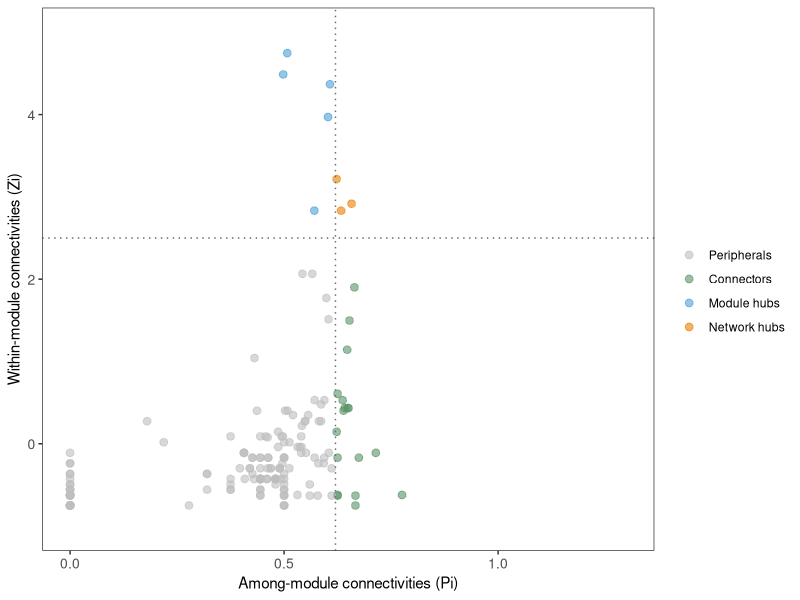
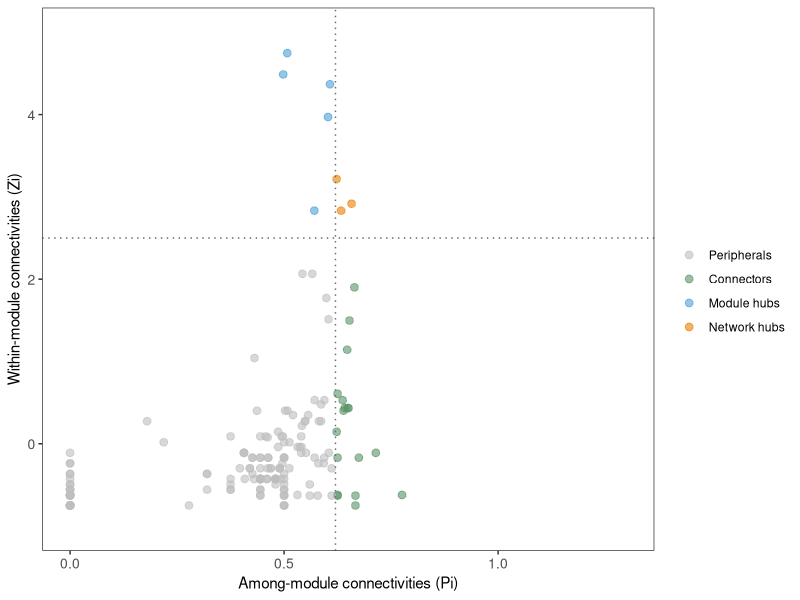

Write the R code that produced these figures, in order.
library(dplyr)
myTable=read.csv("inter_sparcc0.75_cytoscape.csv")
nodesList=read.csv("Node_list.csv")

newTable = myTable
colnames(newTable) = c("Target","Source","corrWeight","Type")
newTable = cbind(newTable$Source,newTable$Target,
newTable$corrWeight,
as.character(newTable$Type))
colnames(newTable) = c("Source","Target","corrWeight","Type")
newTable = as.data.frame(newTable, stringsAsFactors=FALSE)

myTable2 = rbind(newTable,myTable)
#Combine nodesList to the myTable2 to make it easier subset the table
Source = nodesList %>% as.data.frame()
colnames(Source) = c("Source","SourceCommunity")
myTable2 = merge(myTable2,Source)
Target = nodesList %>% as.data.frame()
colnames(Target) = c("Target","TargetCommunity")
myTable2 = merge(myTable2,Target)
colnames(myTable2) = c("Target","Source","Weight",
"Type","SourceCommunity","TargetCommunity")
myTable = myTable2

# Before Zi-Pi plot calculations, a little variable clean up
rm(myTable2,Source, Target, newTable)
# Create Zi-Pi table
final_table = matrix(NA, ncol = 3, nrow = length(nodesList$Id)) %>% as.data.frame(.,stringsAsFactors=FALSE)
colnames(final_table) = c("Id","Zi","Pi")
myCommunities = unique(myTable$SourceCommunity) %>% as.character(.)
#Zi calculations
for (x in (1:length(myCommunities))){
## Leave only edges coming nodes from the same community
myComm = myCommunities[x] %>% as.character(.)
currentComm = subset(myTable, SourceCommunity==myComm)
currentComm = subset(currentComm, TargetCommunity==myComm)
if (dim(currentComm)[1] == 0){next} #Break out if the current Community has only negative edges to other nodes, or if the node doesn't have any edges to nodes within the same community
uniq_comm_ids = unique(currentComm$Source)
comm_zi = matrix(NA, ncol = 5, nrow = length(uniq_comm_ids)) %>% as.data.frame(.,stringsAsFactors=FALSE)
colnames(comm_zi) = c("Id","NumOfConnections","average","STDev","Zi")
comm_zi$Id = uniq_comm_ids
for (xx in uniq_comm_ids){
myNum = subset(currentComm, Source==xx)
myNum = dim(myNum)
myNum = myNum[1]
comm_zi = within(comm_zi, NumOfConnections[Id == xx] <- myNum)
}
comm_zi_STDEV = sd(comm_zi$NumOfConnections)
if (comm_zi_STDEV == 0){
comm_zi$Zi = NA
} else {
comm_zi$STDev = comm_zi_STDEV
comm_zi$average = ave(comm_zi$NumOfConnections)
comm_zi$Zi = (comm_zi$NumOfConnections - comm_zi$average)/comm_zi$STDev
}
comm_zi$NumOfConnections = NULL
comm_zi$average = NULL
comm_zi$STDev = NULL
final_table = merge(final_table,comm_zi, by="Id", all.x = TRUE, all.y = TRUE)
myValues = coalesce(as.double(final_table$Zi.y),as.double(final_table$Zi.x))
final_table$Zi.x = NULL
colnames(final_table) = c("Id","Pi","Zi")
final_table$Zi = myValues
}
#Clean up after Zi calculations
rm(comm_zi,comm_zi_STDEV,currentComm,myComm,myCommunities,myNum,myValues,uniq_comm_ids,x,xx)
#Pi calculations
for (x in nodesList$Id){
piTotalTable = subset(myTable, Source==x)
total = dim(piTotalTable)[1]
sigma = 0
for (y in unique(piTotalTable$TargetCommunity)){
commConnections = subset(piTotalTable, TargetCommunity==y) %>% dim(.) %>% .[1]
fraction = (commConnections/total)^2
sigma = sigma + fraction
}
featurePiScore = 1-sigma
final_table = within(final_table, Pi[Id == x] <- featurePiScore)
}
inter_zi_pi = merge(final_table,nodesList)

library(ggplot2)
zi_pi <- na.omit(inter_zi_pi)
zi_pi[which(zi_pi$Zi < 2.5 & zi_pi$Pi < 0.62),'type'] <- 'Peripherals'
zi_pi[which(zi_pi$Zi < 2.5 & zi_pi$Pi > 0.62),'type'] <- 'Connectors'
zi_pi[which(zi_pi$Zi > 2.5 & zi_pi$Pi < 0.62),'type'] <- 'Module hubs'
zi_pi[which(zi_pi$Zi > 2.5 & zi_pi$Pi > 0.62),'type'] <- 'Network hubs'

ggplot(zi_pi, aes(Pi, Zi)) +
geom_point(aes(color = type), alpha = 0.6, size = 2.3) +
scale_color_manual(values = c('gray','#5A9367','#4ea1d3','#e97f02'), limits = c('Peripherals', 'Connectors', 'Module hubs', 'Network hubs'))+
theme_bw()+theme(panel.grid = element_blank(), panel.background = element_blank(), legend.key = element_blank())+
labs(x = 'Among-module connectivities (Pi)', y = 'Within-module connectivities (Zi)', color = '') +
geom_vline(xintercept = 0.62,linetype="dotted",color='#6b6b6b') +
geom_hline(yintercept = 2.5,linetype="dotted",color='#6b6b6b')+
ylim(-1,5)+xlim(0,1.3)+
theme(axis.text.x = element_text(size = 10), axis.text.y = element_text(size = 10) )
write.csv(zi_pi,"zi_pi.csv")
ggsave('zi_pi.pdf',width = 15,height = 10,units='cm',dpi=300)
